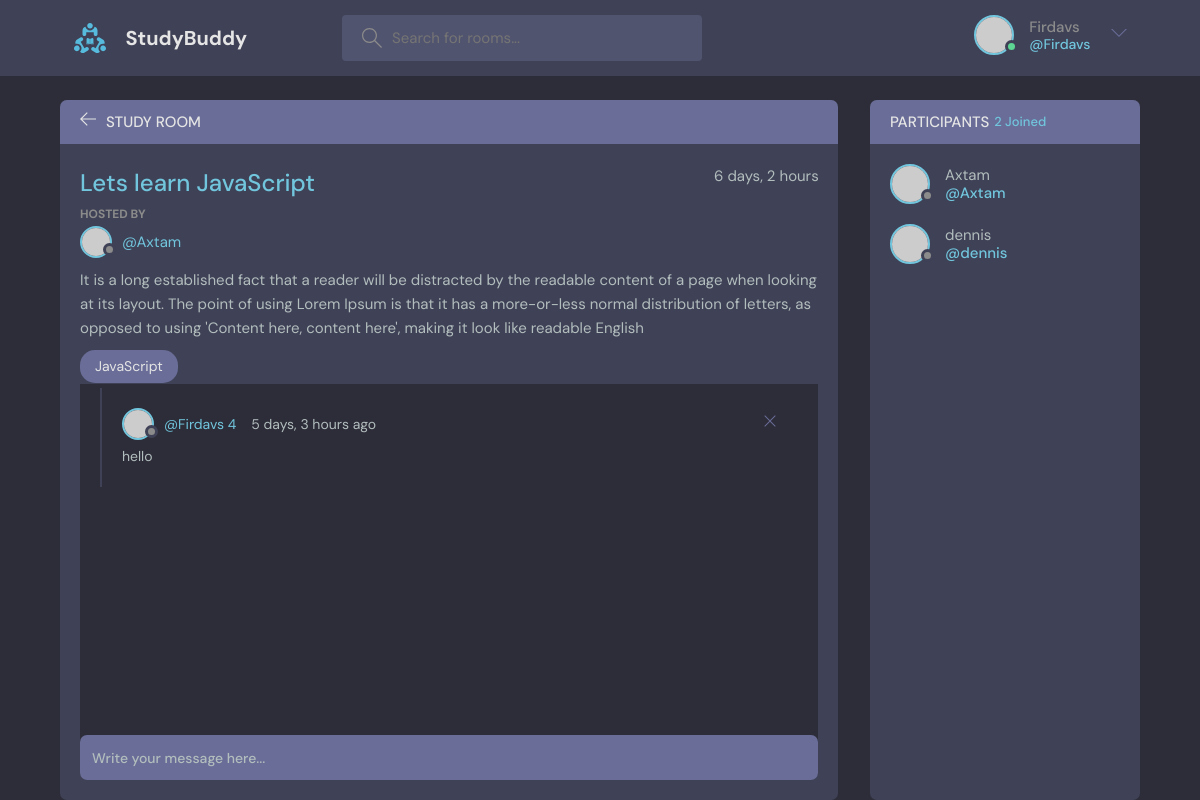
The app's page /room/1/ (signed in) with its own data.
### base/models.py (models this page shows, shortened)
class Room(models.Model):
    host = models.ForeignKey(User,on_delete=models.SET_NULL,null=True)
    topic = models.ForeignKey(Topic,on_delete=models.SET_NULL,null=True)
    name = models.CharField(max_length=200)
    description = models.TextField(blank=True,null=True)
    participants = models.ManyToManyField(User, related_name='participant',blank=True)
    created = models.DateTimeField(auto_now_add=True)
    updated = models.DateTimeField(auto_now=True)
    class Meta:
        ordering = ['-updated', '-created']

class Topic(models.Model):
    name = models.CharField(max_length=200)
    def __str__(self):
        return self.name

class Message(models.Model):
    user = models.ForeignKey(User,on_delete=models.CASCADE)
    room = models.ForeignKey(Room, on_delete=models.CASCADE)
    body = models.TextField()
    created = models.DateTimeField(auto_now_add=True)
    updated = models.DateTimeField(auto_now=True)
    class Meta:
        ordering = ['-updated', '-created']

### base/views.py (the view, shortened to what this page needs)
# urls.py: path('room/<str:pk>/', room, name='room'),
def room(request,pk):
    room = Room.objects.get(id=pk)
    room_messages=room.message_set.all()
    inter = room_messages.count()
    participants = room.participants.all()
    context = {
        'room':room,
        'room_messages':room_messages,
        'participants':participants,
        'inter':inter
    }
    return render(request, 'base/room.html',context)

### base/templates/base/room.html (shortened to what this page needs)
{% extends 'main.html' %}
{% block content %}
    <main class="profile-page layout layout--2">
      <div class="container">
        <div class="room">
          <div class="room__top">
            <div class="room__topLeft">
              <a href="{% url 'home'  %}">
                <svg version="1.1" xmlns="http://www.w3.org/2000/svg" width="32" height="32" viewBox="0 0 32 32">
                  <title>arrow-left</title>
                  <path
                    d="M13.723 2.286l-13.723 13.714 13.719 13.714 1.616-1.611-10.96-10.96h27.625v-2.286h-27.625l10.965-10.965-1.616-1.607z"
                  ></path>
                </svg>
              </a>
              <h3>Study Room</h3>
            </div>
          </div>
          <div class="room__box scroll">
            <div class="room__header scroll">
              <div class="room__info">
                <h3>{{ room.name }}</h3>
                <span>{{ room.created| timesince }}</span>
              </div>
              <div class="room__hosted">
                <p>Hosted By</p>
                <a href="{% url 'profile' room.host.id %}" class="room__author">
                  <div class="avatar avatar--small">
                    <img src="https://randomuser.me/api/portraits/men/37.jpg" />
                  </div>
                  <span>@{{ room.host.username }}</span>
                </a>
              </div>
              <div class="room__details">
                {{ room.description }}
              </div>
              <span class="room__topics">{{ room.topic }}</span>
            </div>
            <div class="room__conversation">
              {% for message in room_messages %}
                <div class="threads scroll">
                  <div class="thread">
                    <div class="thread__top">
                      <div class="thread__author">
                        <a href="{% url 'profile' message.user.id %}" class="thread__authorInfo">
                          <div class="avatar avatar--small">
                            <img src="https://randomuser.me/api/portraits/men/37.jpg" />
                          </div>
                          <span>@{{ message.user.username }} {{ inter }}</span>
                        </a>
                        <span class="thread__date">{{ message.created |timesince }} ago</span>
                      </div>
                          {% if request.user == message.user %}
                              <a href="{% url 'delete_message' message.id %}">
                              <div class="thread__delete">
                                <svg version="1.1" xmlns="http://www.w3.org/2000/svg" width="32" height="32" viewBox="0 0 32 32">
                                  <title>remove</title>
                                  <path
                                    d="M27.314 6.019l-1.333-1.333-9.98 9.981-9.981-9.981-1.333 1.333 9.981 9.981-9.981 9.98 1.333 1.333 9.981-9.98 9.98 9.98 1.333-1.333-9.98-9.98 9.98-9.981z"
                                  ></path>
                                </svg>
                              </div>
                                </a>
                          {% endif %}
                      </div>
                    <div class="thread__details">
                      {{ message.body }}
                    </div>
                  </div>
                </div>
              {% endfor %}
            </div>
          </div>
          <div class="room__message">
            <form action="#" method="POST" >
              <input name="body" placeholder="Write your message here..." />
            </form>
          </div>
        </div>
        <div class="participants">
          <h3 class="participants__top">Participants <span>{{ participants.count }} Joined</span></h3>
          <div class="participants__list scroll">
            {% for participant in participants %}
            <a href="{% url 'profile' user.id %}" class="participant">
              <div class="avatar avatar--medium">
                <img src="https://randomuser.me/api/portraits/men/37.jpg" />
              </div>
              <p>
                {{ participant.username }}
                <span>@{{ participant.username }}</span>
              </p>
            </a>
            {% endfor %}
              </div>
          </div>
        </div>
    </main>
{% endblock %}

### templates/navbar.html (shortened to what this page needs)
{% load static %}
<header class="header header--loggedIn">
      <div class="container">
        <a href="{% url 'home' %}" class="header__logo">
          <img src="{% static 'images/logo.svg' %}" />
          <h1>StudyBuddy</h1>
        </a>
        <form class="header__search" method="get" action="{% url 'home' %}">
          <label>
            <input type="text" placeholder="Search for rooms..." name="q" />
          </label>
        </form>
        <nav class="header__menu">
          {% if request.user.is_authenticated %}
            <div class="header__user">
              <a href="{% url 'profile' user.id %}">
                <div class="avatar avatar--medium active">
                  <img src="https://randomuser.me/api/portraits/men/37.jpg" />
                </div>
                <p>{{ request.user.username }} <span>@{{ request.user.username }}</span></p>
              </a>
              <button class="dropdown-button">
                <svg version="1.1" xmlns="http://www.w3.org/2000/svg" width="32" height="32" viewBox="0 0 32 32">
                  <title>chevron-down</title>
                  <path d="M16 21l-13-13h-3l16 16 16-16h-3l-13 13z"></path>
                </svg>
              </button>
            </div>
          {% else %}
              <a href="{% url 'login' %}">
                <img src="{% static 'images/logo.svg' %}" />
                <p>Login</p>
              </a>
          {% endif %}
        </nav>
      </div>
    </header>

### records on screen
Room: name "Lets learn JavaScript", created "6 days, 2 hours", host.username "Axtam", description "It is a long established fact that a reader will be distracted by the readable content of a page when looking at its layout. The point of using Lorem Ipsum is that it has a more-or-less normal distribution of letters, as opposed to using 'Content here, content here', making it look like readable English", topic "JavaScript"
Message: user.username "Firdavs", inter "4", created "5 days, 3 hours", body "hello"

### other values on screen
{{ request.user.username }} "Firdavs"
{{ participants.count }} "2"
{{ participant.username }} "Axtam"
{{ participant.username }} "dennis"
